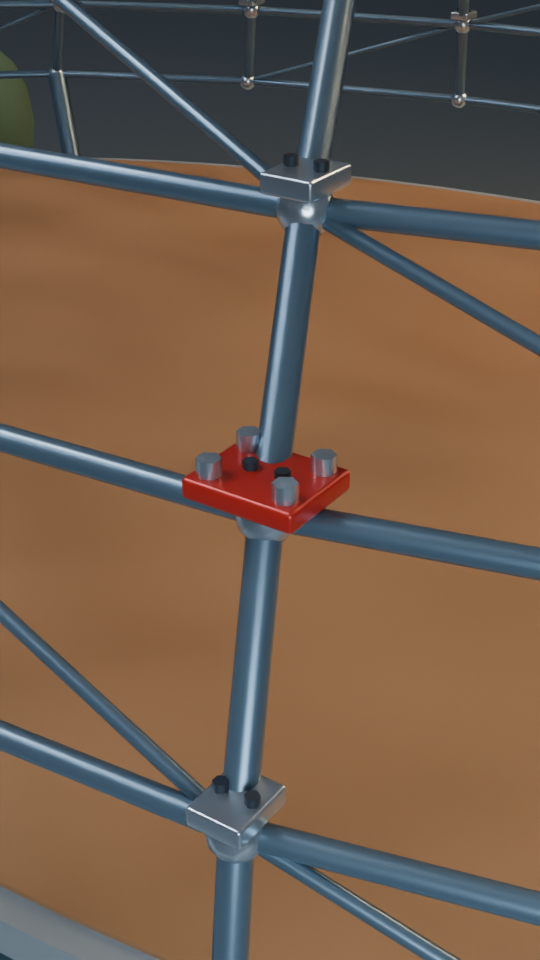
#> input picture examples/pavilion_connection_hero.png, 540 x 960 px; its folder holds only this picture in this run
$ python -i motion.py   (imports and definitions only)
#> lines starting #> are read from the running program, lines starting #| are printed output that depends on the picture
#> further down, picture is the input picture: PIL image 540x960 RGBA; mean R, G, B, A 115.1, 93.3, 75.9, 255
"""A cut's free motion and graphics: its picked pictures moved and marked locally into the clip v1's edit cuts in (route
composite: shots/<cut>/composite/<key>/clip.mp4 + clip.json; studio.edit.latest_composite).

What it draws, all from the cut as planned and the places located on its picture (studio2/locate.py):
- the camera: held, or a slow push in toward the located focus, or a pull back from it, by the cut's amount, eased; or
  carried along its way (travel: a ride) into the focus at a steady speed, the frame's edges streaked as things pass;
- the change: a state change crosses from the first picture (through the middle) to the last over change.at - a cut when
  the window is a moment; a moving thing travels its located path over change.at (a glowing speck, or its own picture
  keyed off its flat background), its label riding with it;
- the flows: moving glowing dashes along each located way, in the cut's colour row;
- the labels: the reference's letters (white, bold, an outline for any ground) at the reel's letter height (the cuts
  layer's label_height, chosen against the reference's measure: the label_text field of the cutaway grammar), a thin
  white leader to a ring on the part, placed beside the part and clear of the subtitle band and of each other;
- an outline of what changed, once it has (change.outline, a colour row), from the difference of the first and last.
The clip is as long as the cut's shot (duration_frames): lengths as planned.

Why (2026-10-26): stage 1's tools (one script per clip, positions typed by hand) made the clips that ranked first; this
is the same drawing, read from the plan and the located places instead of typed.
"""
from __future__ import annotations

import math
import subprocess
from functools import lru_cache
from pathlib import Path

from PIL import Image, ImageChops, ImageDraw, ImageFilter, ImageFont

from studio.common import REPO, StudioError, file_hash, now, read_json, stable_hash, write_json
from studio.project import load_project, load_shot, project_dir, shot_path

FONT = REPO / 'library' / 'fonts' / 'pretendard' / 'Pretendard-Bold.otf'
LABEL_FADE_S = 0.25
FLOW_FADE_S = 0.3
FLOW_SPEED = 0.16        # dashes travel this share of the frame height a second
SPECK_R = 0.0055         # a speck's core radius, a share of the frame height
SPRITE_H = 0.11          # a moving thing's own picture, a share of the frame height
MARGIN = 0.05            # labels keep this share of the width from the frame's sides
WAY_POINTS = 16          # a way is followed between two located plans at this many points along it
LABEL_STEP = 0.1         # labels without their own time appear this share of the cut apart, from LABEL_FIRST
LABEL_FIRST = 0.08


def ease(x):
    x = max(0.0, min(1.0, x))
    return x * x * (3 - 2 * x)


def ramp(t, a, b):
    return ease((t - a) / (b - a)) if b > a else float(t >= a)


# [11 lines left out: function along, not called in this run]


def poly_len(points):
    return sum(math.dist(points[i], points[i + 1]) for i in range(len(points) - 1))


# [6 lines left out: function cover, not called in this run]


def key_out(image, key=(0, 255, 0)):
    """A thing drawn on a flat key colour, the colour made transparent (its alpha from how far a pixel is from it)."""
#> called with key = (0, 255, 0)
    rgb = image.convert('RGB')
    r, g, b = rgb.split()
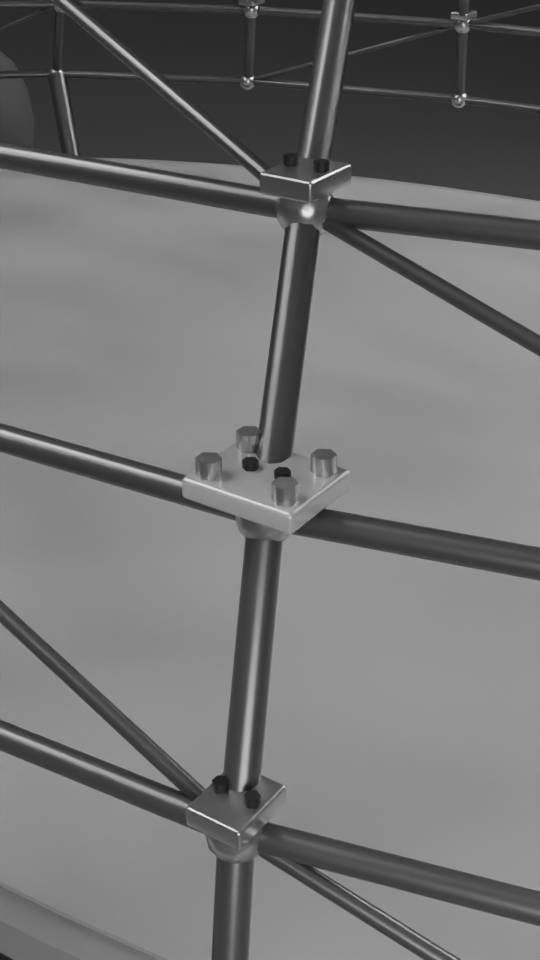
#> r: PIL image 540x960 L; min 23, max 242, mean 115.1
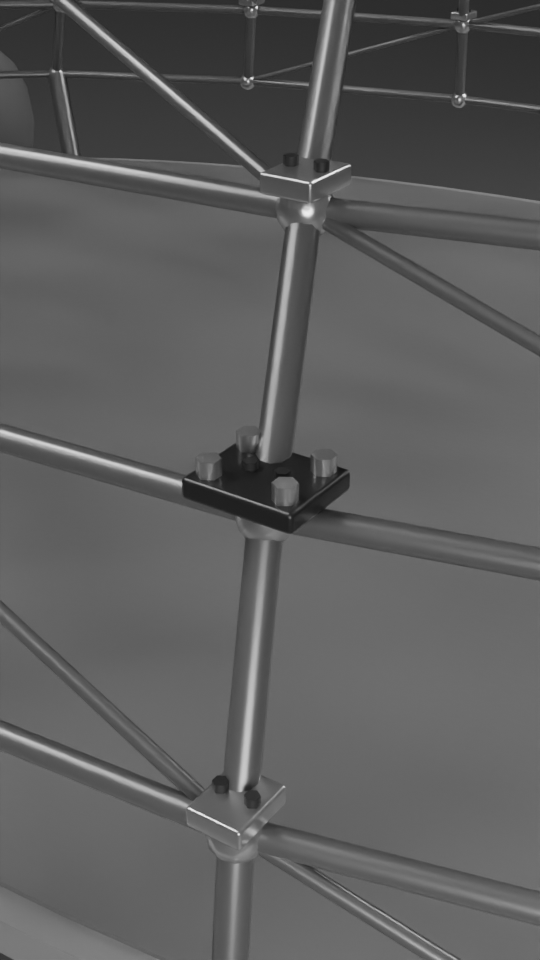
#> g: PIL image 540x960 L; min 19, max 236, mean 93.3
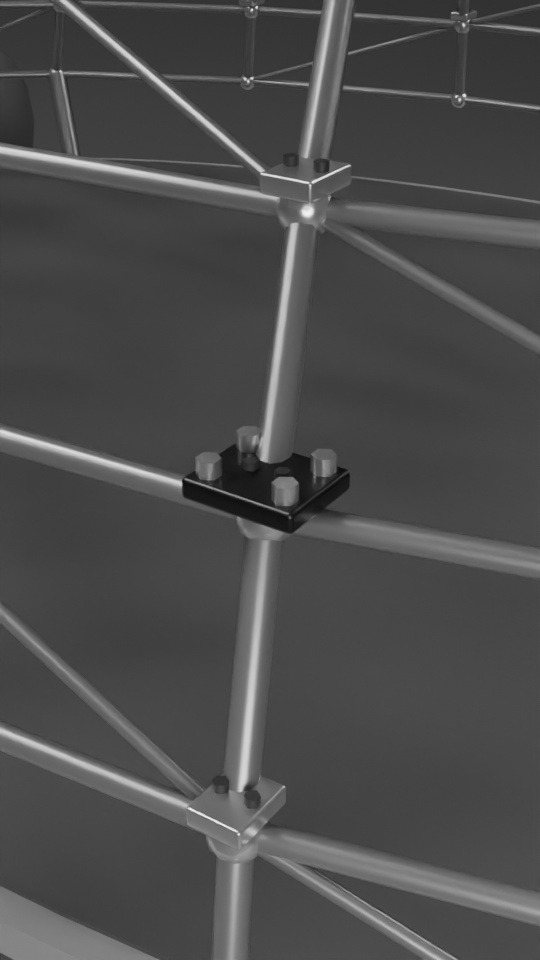
#> b: PIL image 540x960 L; min 10, max 241, mean 75.9
    dist = ImageChops.add(ImageChops.add(ImageChops.difference(r, Image.new('L', rgb.size, key[0])),
                                         ImageChops.difference(g, Image.new('L', rgb.size, key[1]))),
                          ImageChops.difference(b, Image.new('L', rgb.size, key[2])))
#> dist: PIL image 540x960 L; every value is 255
    alpha = dist.point(lambda v: 0 if v < 90 else 255 if v > 200 else int((v - 90) * 255 / 110))
    out = rgb.convert('RGBA')
    out.putalpha(alpha)
    return out.crop(out.getbbox() or (0, 0, *out.size))


# --- label size ------------------------------------------------------------------------------------------------------

def label_height_share(body):
    """The reel's label letter height (the cuts layer's label_height, chosen against the reference's measure)."""
    return body['label_height']


_FONTS = {}


# [14 lines left out: function font_for, not called in this run]


def ink_height(word, font):
    box = ImageDraw.Draw(Image.new('L', (8, 8))).textbbox((0, 0), word, font=font)
    return box[3] - box[1]


# --- drawing -----------------------------------------------------------------------------------------------------------

class Marks:
    """A glow layer (drawn at half size, blurred, added) and a sharp layer (over) for one frame."""

    # [5 lines left out: function __init__, not called in this run]

    def _half(self, pts):
        return [(x / 2, y / 2) for x, y in pts]

    # [62 lines left out: functions flow, speck, sprite, label, mask, not called in this run]

    def _glow(self):
        return self.glow.filter(ImageFilter.GaussianBlur(max(2, self.h // 380))).resize((self.w, self.h), Image.BILINEAR)

    # [15 lines left out: functions onto, zoom, not called in this run]


STREAK_STEPS = (0.008, 0.016, 0.024, 0.032, 0.040, 0.048, 0.056)   # a travel's edge smear: copies zoomed this much further,
                                                                     # fine enough to read as one blur, not ghosts
STREAK_INNER = 0.35                 # the way ahead stays sharp inside this share of the half-diagonal from the focus


# [194 lines left out: functions camera_zoom, streak, _streak_mask, ride_frame, follow_zoom, change_edge and 5 more, not called in this run]


def ways_of(located):
    """A located flow's ways (one path each); a record from before flows had ways holds one, as points."""
    return located.get('ways') or [located['points']]


# [85 lines left out: functions specks_at, moving_spot, draw, plans_of, not called in this run]


def _resample(points, n=None):
    n = n or WAY_POINTS
    return [along(points, k / (n - 1)) for k in range(n)] if len(points) >= 2 else list(points)


def _lerp(p, q, k):
    return (p[0] + (q[0] - p[0]) * k, p[1] + (q[1] - p[1]) * k)


# [64 lines left out: functions lerp_plan, plan_at, frame_function, not called in this run]


def code_sha():
    return file_hash(Path(__file__))


# [101 lines left out: functions render, _name, stills, register_commands, not called in this run]

>>> from PIL import Image
>>> picture = Image.open('../examples/pavilion_connection_hero.png')
>>> result = key_out(picture)

$ run again, on examples/pavilion_hero.png
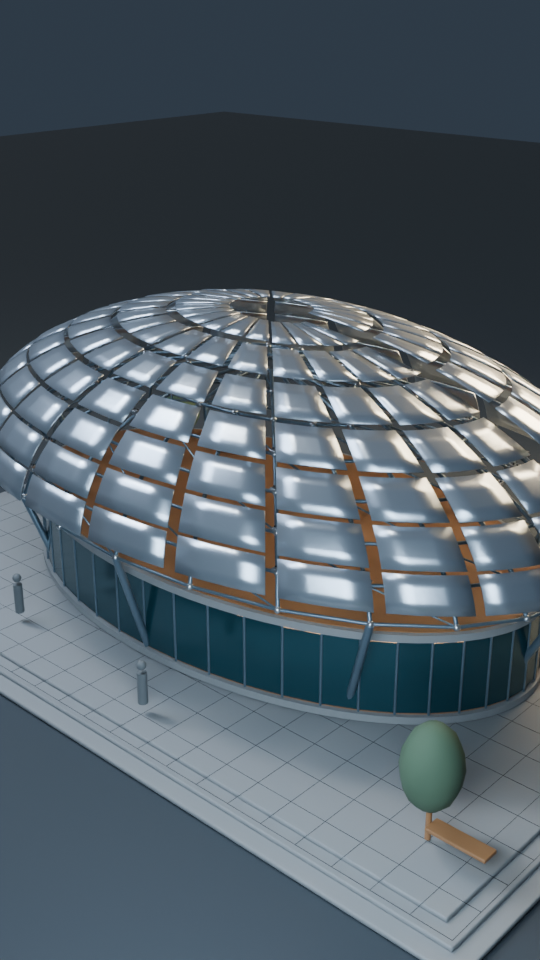
#> input picture examples/pavilion_hero.png, 540 x 960 px
#> picture is the input picture: PIL image 540x960 RGBA; mean R, G, B, A 82.6, 93.8, 102, 255
#> in key_out, `r, g, b = rgb.split()`:
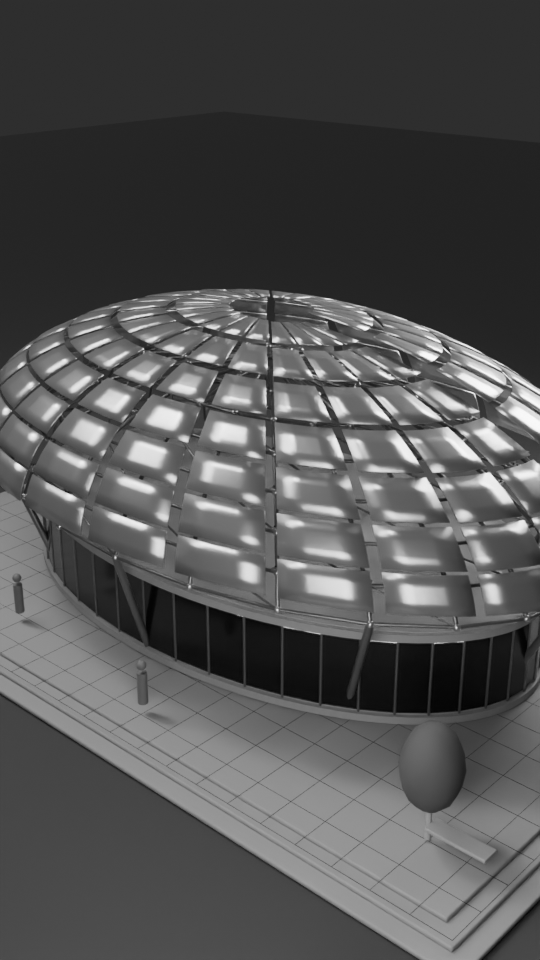
#> r: PIL image 540x960 L; min 3, max 248, mean 82.6
#> in key_out, `r, g, b = rgb.split()`:
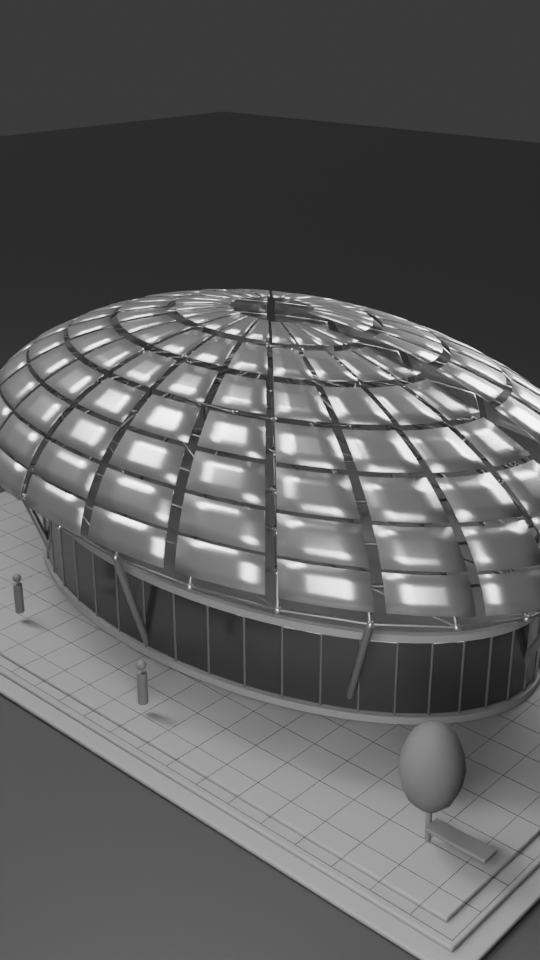
#> g: PIL image 540x960 L; min 14, max 245, mean 93.8
#> dist: PIL image 540x960 L; every value is 255

$ run again, on examples/pavilion_hero_v2.png
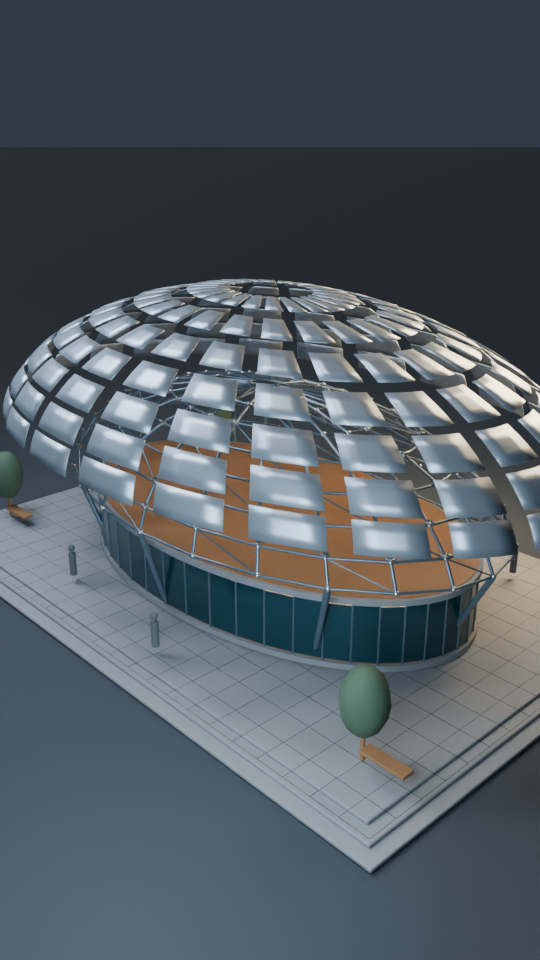
#> input picture examples/pavilion_hero_v2.png, 540 x 960 px
#> picture is the input picture: PIL image 540x960 RGBA; mean R, G, B, A 81.6, 91.5, 98.8, 255
#> in key_out, `r, g, b = rgb.split()`:
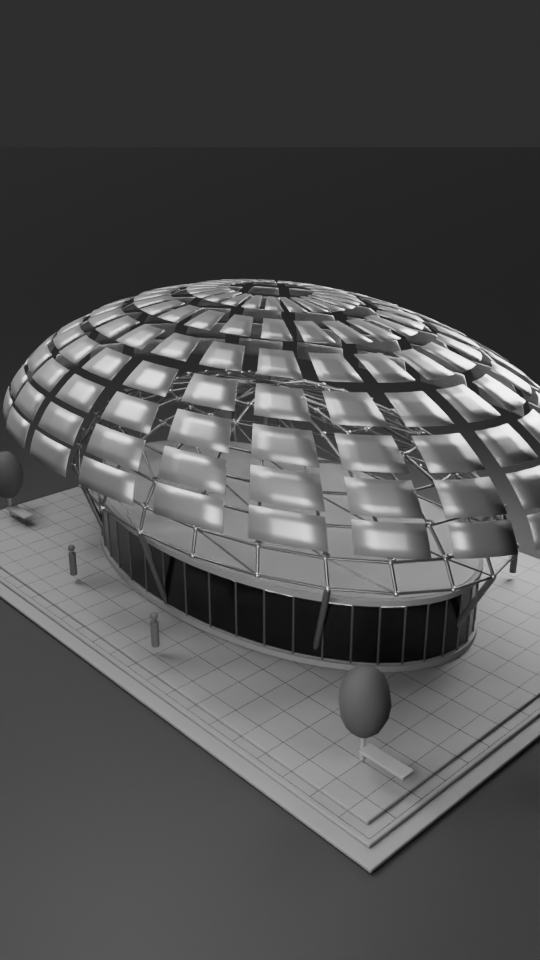
#> r: PIL image 540x960 L; min 2, max 243, mean 81.6
#> in key_out, `r, g, b = rgb.split()`:
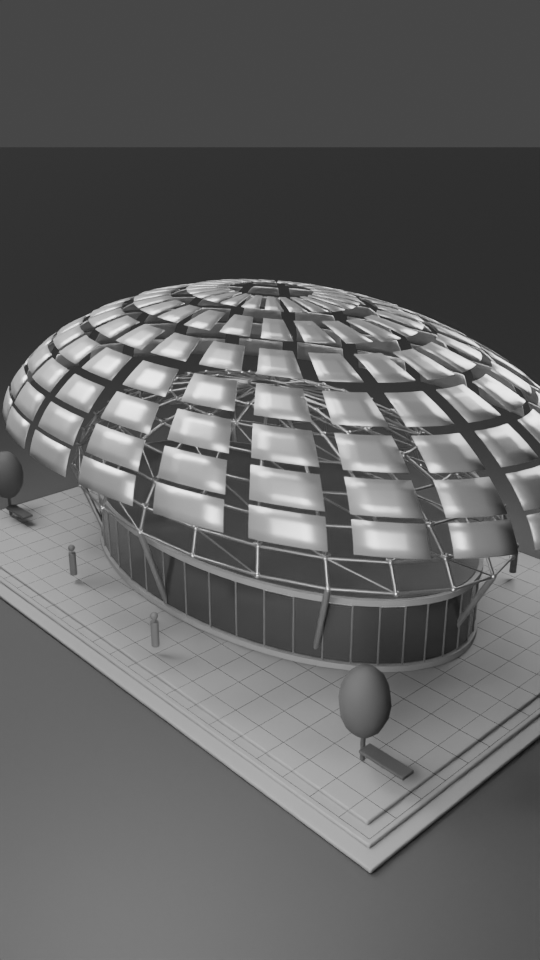
#> b: PIL image 540x960 L; min 14, max 234, mean 98.8
#> dist: PIL image 540x960 L; every value is 255
